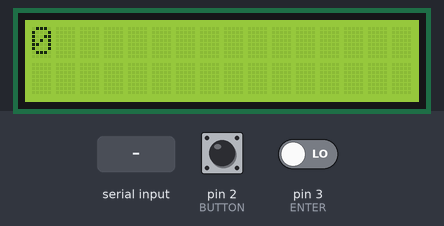
Simulated run of this sketch. Board: Arduino Uno, built with avr-gcc and run on an emulated ATmega328P. Parts: 16×2 character LCD. The inputs (shaded band) are chosen by the test bench; at power-on: pin 2 (BUTTON) LOW, pin 3 (ENTER) LOW.

Above: at 1.2 s.
1.3 s: pin 2 (BUTTON) pulled HIGH for 1 s
At 3.0 s:
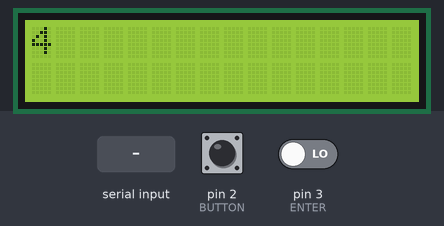
3.8 s: "1\n" received over Serial
At 4.9 s:
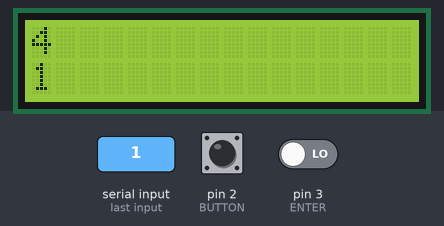
Timing chart, 0 to 6.8 s (numbered marks = the images above; inputs shaded):
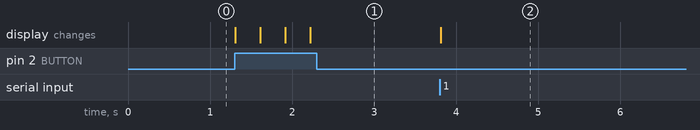

The sketch:

button_node.ino
```cpp
/**
 * Button Part
 *  While a song is not being played, the user can
 *  introduce a song number using a button and sending
 *  it to the buzzer part. Once it receives the song
 *  name from the buzzer part, it prints it in the lcd
 *  screen along with its songId until it has been
 *  completely playedd.
 */

#include <LiquidCrystal_I2C.h>
#include <Wire.h>

// Set the LCD address to 0x27 for a 20 chars 4 line display
// Set the pins on the I2C chip used for LCD connections:
//                    addr, en,rw,rs,d4,d5,d6,d7,bl,blpol
// Set the LCD I2C address
LiquidCrystal_I2C lcd(0x27, 2, 1, 0, 4, 5, 6, 7, 3, POSITIVE);

/**
 * Constants
 */
// Button that increases the songIndex
const int BUTTON = 2;

// Button that sends the song to the other XBee
const int ENTER = 3;

// Char used to indicate the end of the song
const char END_CHAR = 'E';

// String used to indicate the song id is not in the allowed range
const String SONG_NOT_FOUND = "Song not found";

// Char used to indicate that the song title has been completely sent
const char END_SONG_TITLE_CHAR = '\n';

/**
 * Global variables
 */
int songIndex = 0;
String songName = "";
boolean isPlayingSong = false;

/**
 * Helper functions
 */
// Prints information of a song in LCD screen
//  First line: songIndex - Second line: songName
void printCurrentInformation()
{
  lcd.clear();
  lcd.setCursor(0, 0);
  lcd.print(songIndex);
  lcd.setCursor(0, 1);
  lcd.print(songName);
}

/**
 * Main functions
 */
void setup()
{
  pinMode(BUTTON, INPUT);
  pinMode(ENTER, INPUT);

  lcd.begin(16,2);
  lcd.backlight();
  printCurrentInformation();

  Serial.begin(9600);
}

void loop()
{
  // If a song is being played, not allow to
  // modify or send songIndex
  if (!isPlayingSong)
  {
    // Increments the songIndex very time is pressed
    if (digitalRead(BUTTON) == HIGH)
    {
      ++songIndex;
      printCurrentInformation();
      delay(300);
    }

    // Sends the current selected song
    if (digitalRead(ENTER) == HIGH)
    {
      Serial.print(songIndex);
      delay(300);
    }
  }

  // If we are receiving sth through the serial connection...
  if (Serial.available() > 0)
  {
    // It would be easier if we did 'readString()' but
    // some delay problems appeared. It is much faster
    // it we receive the song name char by char
    char c = Serial.read();

    if (isPlayingSong)
    {
      // Reset the lcd screen showing that the song has ended
      if (c == END_CHAR)
      {
        songIndex = 0;
        songName = "End of the song";
        isPlayingSong = false;
        printCurrentInformation();
        songName = ""; // restore song name
      }
    }
    else
    {
      // Is the symbol that tells that the songName has been
      // completely introduced
      if (c == END_SONG_TITLE_CHAR)
      {
        // If the songIndex did not exist,
        if (songName == SONG_NOT_FOUND)
        {
          songIndex = 0;
          printCurrentInformation();
          songName = "";
        }
        else
        {
          isPlayingSong = true;
          printCurrentInformation();
        }
      }
      else
      {
        // Keep forming the name of the song
        songName += c;
      }
    }
  }
}
```

Measured:
- after the input at 1.3 s, the display: first changes at once (image 1 shows a later state)
- after the input at 3.8 s, the display: changes at once (image 2)
